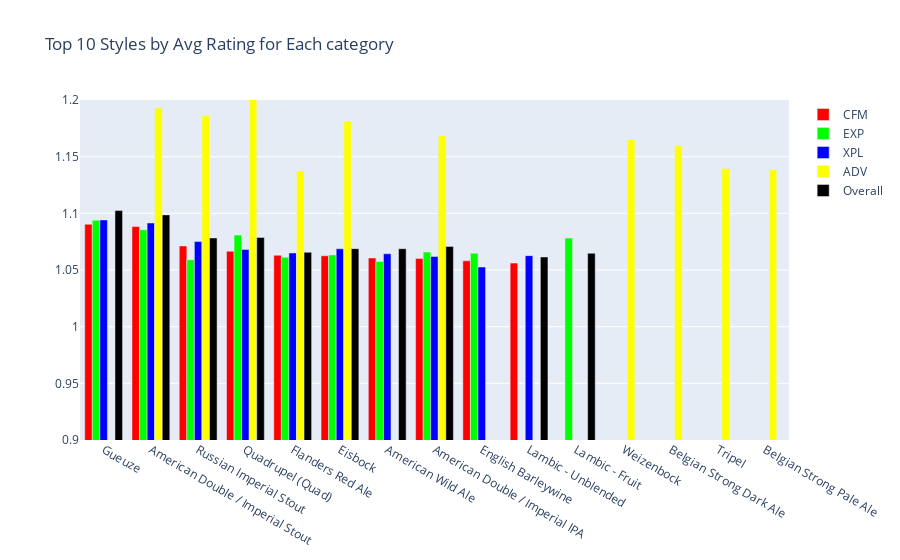

Notebook code for this chart:
### Code cell
# make the plot interactive
fig = go.Figure()

fig.add_trace(go.Bar(
    x=cfm_ratings_by_style_top10.index,
    y=cfm_ratings_by_style_top10["norm_rating"].values,
    name='CFM',
    marker_color='#FF0000'
))
fig.add_trace(go.Bar(
    x=exp_ratings_by_style_top10.index,
    y=exp_ratings_by_style_top10["norm_rating"].values,
    name='EXP',
    marker_color='#00FF00'
))
fig.add_trace(go.Bar(
    x=xpl_ratings_by_style_top10.index,
    y=xpl_ratings_by_style_top10["norm_rating"].values,
    name='XPL',
    marker_color='#0000FF'
))
fig.add_trace(go.Bar(
    x=adv_ratings_by_style_top10.index,
    y=adv_ratings_by_style_top10["norm_rating"].values,
    name='ADV',
    marker_color='#FFFF00'
))

fig.add_trace(go.Bar(
    x=overall_ratings_by_style_top10.index,
    y=overall_ratings_by_style_top10["norm_rating"].values,
    name='Overall',
    marker_color='#000000'
))

# set y axis to start at 0.9 and end at 1.2
fig.update_yaxes(range=[0.9, 1.2])



# Change the bar mode
fig.update_layout(barmode='group', title="Top 10 Styles by Avg Rating for Each category")
fig.show()

### Figure 1 — Plotly figure (JSON) as saved in the notebook; plotly's stock layout.template omitted (floating-point values rounded to 4 significant figures)
{"data": [{"marker": {"color": "#FF0000"}, "name": "CFM", "type": "bar", "x": ["Gueuze", "American Double / Imperial Stout", "Russian Imperial Stout", "Quadrupel (Quad)", "Flanders Red Ale", "Eisbock", "American Wild Ale", "American Double / Imperial IPA", "English Barleywine", "Lambic - Unblended"], "y": [1.09, 1.088, 1.071, 1.067, 1.063, 1.063, 1.061, 1.06, 1.058, 1.056]}, {"marker": {"color": "#00FF00"}, "name": "EXP", "type": "bar", "x": ["Gueuze", "American Double / Imperial Stout", "Quadrupel (Quad)", "Lambic - Fruit", "American Double / Imperial IPA", "English Barleywine", "Eisbock", "Flanders Red Ale", "Russian Imperial Stout", "American Wild Ale"], "y": [1.094, 1.086, 1.081, 1.078, 1.066, 1.065, 1.063, 1.061, 1.059, 1.057]}, {"marker": {"color": "#0000FF"}, "name": "XPL", "type": "bar", "x": ["Gueuze", "American Double / Imperial Stout", "Russian Imperial Stout", "Eisbock", "Quadrupel (Quad)", "Flanders Red Ale", "American Wild Ale", "Lambic - Unblended", "American Double / Imperial IPA", "English Barleywine"], "y": [1.094, 1.092, 1.075, 1.069, 1.068, 1.065, 1.064, 1.063, 1.062, 1.053]}, {"marker": {"color": "#FFFF00"}, "name": "ADV", "type": "bar", "x": ["Quadrupel (Quad)", "American Double / Imperial Stout", "Russian Imperial Stout", "Eisbock", "American Double / Imperial IPA", "Weizenbock", "Belgian Strong Dark Ale", "Tripel", "Belgian Strong Pale Ale", "Flanders Red Ale"], "y": [1.215, 1.193, 1.186, 1.181, 1.168, 1.165, 1.16, 1.139, 1.138, 1.137]}, {"marker": {"color": "#000000"}, "name": "Overall", "type": "bar", "x": ["Gueuze", "American Double / Imperial Stout", "Quadrupel (Quad)", "Russian Imperial Stout", "American Double / Imperial IPA", "Eisbock", "American Wild Ale", "Flanders Red Ale", "Lambic - Fruit", "Lambic - Unblended"], "y": [1.102, 1.099, 1.079, 1.078, 1.071, 1.069, 1.069, 1.066, 1.065, 1.062]}], "layout": {"barmode": "group", "title": {"text": "Top 10 Styles by Avg Rating for Each category"}, "yaxis": {"range": [0.9, 1.2]}}}
